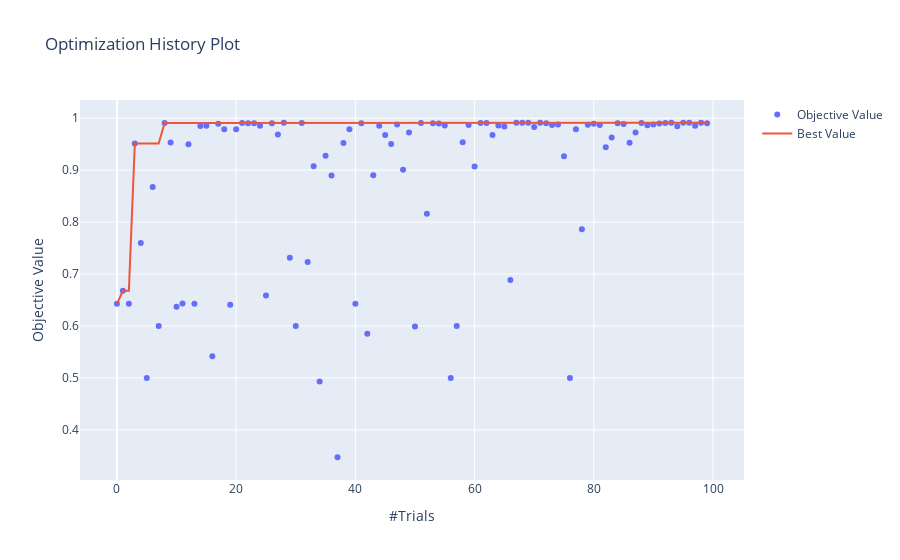

Notebook code cell kept with this figure:
### Markdown cell above
# 1.2 对于SVM模型

### Code cell
plot_optimization_history(study_SVM)
